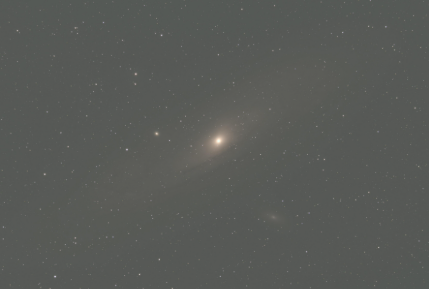
#> input picture simulations/galaxy-image.png, 429 x 289 px, found by its file name
$ python anti-redshifter.py   (older library calls are emulated)
#> lines starting #> are read from the running program, lines starting #| are printed output that depends on the picture; after the words box and inside, x2 and y2 are one past the last pixel; in counts of white or black regions, pixels touching at a corner belong together
#> the answer given: y
# HAHA THATS WHAT I CALL GLASS PANELS
# AARGH GITHUB Come ON
import numpy as np
import cv2
import os
import sys

def full_galaxy_correction(img_path, out_path):
#> called with img_path = '.venv/galaxy-image.png', out_path = '.venv/galaxy-image-antiredshifted.png'
    img_bgr = cv2.imread(img_path)
#> img_bgr is the input picture: shape (289, 429, 3); mean B, G, R 87, 90.5, 88.3
    if img_bgr is None:
        raise ValueError("Could not open image. Check the path!")

# OpenCV loads in BGR, so we use cv2.cvtColor to get RGB
    arr = cv2.cvtColor(img_bgr, cv2.COLOR_BGR2RGB).astype(np.float32)


    flat = arr.reshape(-1, 3)
    low_vals = np.percentile(flat, 2, axis=0)
#> low_vals = [85, 88, 85]
    offset = low_vals.mean()
#> offset = 86
    arr1 = arr - offset
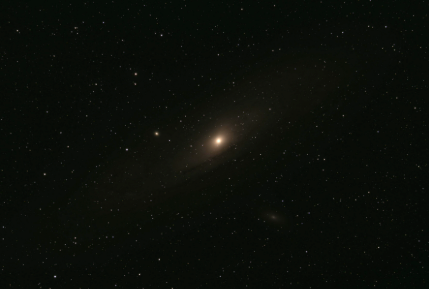
#> arr1: shape (289, 429, 3) float32; mean R, G, B 2.3, 4.5, 1; drawn with min black and max white
    arr1 = np.maximum(arr1, 0)


    arr1 = arr1 / np.max(arr1) * 255.0


    img_uint8 = np.clip(arr1, 0, 255).astype(np.uint8)
    lab = cv2.cvtColor(img_uint8, cv2.COLOR_RGB2LAB)
#> lab: shape (289, 429, 3); mean of channels 0, 1, 2 3.8, 126.9, 129.8

    L, A, B = lab[:,:,0].astype(np.float32), lab[:,:,1].astype(np.float32), lab[:,:,2].astype(np.float32)

    grad_L = np.sqrt(
        cv2.Sobel(L, cv2.CV_32F, 1, 0, 3)**2 +
        cv2.Sobel(L, cv2.CV_32F, 0, 1, 3)**2
    )
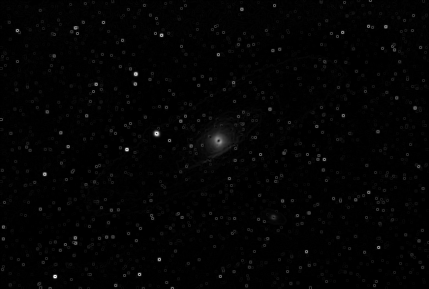
#> grad_L: shape (289, 429) float32; min 0, max 546.1, mean 8; drawn with min black and max white
    grad_C = np.sqrt(
        cv2.Laplacian(A, cv2.CV_32F)**2 +
        cv2.Laplacian(B, cv2.CV_32F)**2
    )
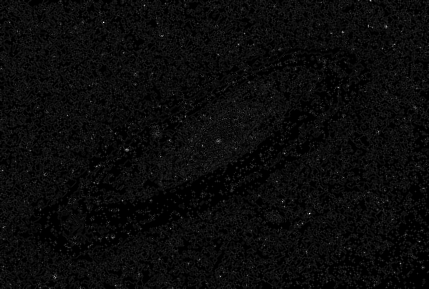
#> grad_C: shape (289, 429) float32; min 0, max 68.26, mean 2.9; drawn with min black and max white

    mask_artifact = (grad_L > 18) & (grad_C > 14)
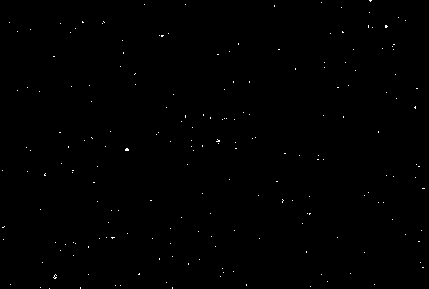
#> mask_artifact: shape (289, 429) bool; 0.24% white in thin lines or dots
    A_blur = cv2.GaussianBlur(A, (5,5), 0)
    B_blur = cv2.GaussianBlur(B, (5,5), 0)
    A[mask_artifact] = A_blur[mask_artifact]
#> A: shape (289, 429) float32; min 122, max 138, mean 126.9
    B[mask_artifact] = B_blur[mask_artifact]
#> B: shape (289, 429) float32; min 114, max 152, mean 129.8

    lab = np.stack([L, A, B], axis=2)
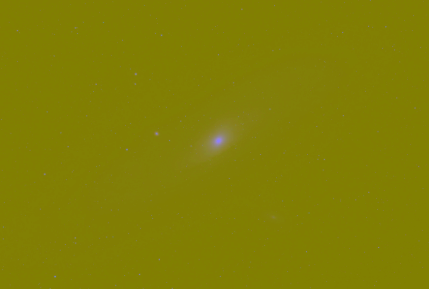
#> lab: shape (289, 429, 3) float32; mean of channels 0, 1, 2 3.8, 126.9, 129.8; drawn as B, G, R
    arr2 = cv2.cvtColor(lab.astype(np.uint8), cv2.COLOR_LAB2RGB).astype(np.float32)


    lum = 0.2126*arr2[:,:,0] + 0.7152*arr2[:,:,1] + 0.0722*arr2[:,:,2]
    bg_floor = np.percentile(lum, 3)
#> bg_floor = 1.86
    core_cut = np.percentile(lum, 97)
#> core_cut = 18.07

    disk_mask = (lum > bg_floor + 6) & (lum < core_cut)
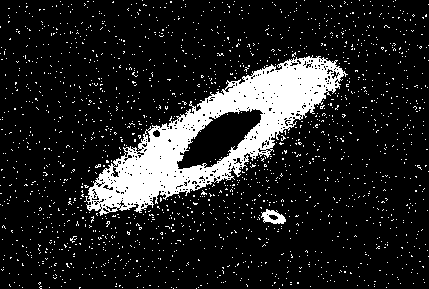
#> disk_mask: shape (289, 429) bool; 13.5% white; 1787 white regions (1785 under 20 px), largest, box (x1, y1, x2, y2) and area: (84, 55, 348, 216) 13288, (261, 209, 286, 224) 216


    warm = np.array([225, 205, 165], dtype=np.float32)
    arr2[disk_mask] *= 1.25
    arr2[disk_mask] = 0.7 * arr2[disk_mask] + 0.3 * warm
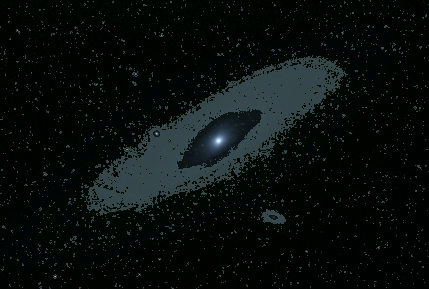
#> arr2: shape (289, 429, 3) float32; mean of channels 0, 1, 2 13.1, 14, 8.2; drawn as B, G, R

    out = np.clip(arr2, 0, 255).astype(np.uint8)
    out_bgr = cv2.cvtColor(out, cv2.COLOR_RGB2BGR)
    cv2.imwrite(out_path, out_bgr)

    return img_bgr, out


if __name__ == "__main__":
    print("Use sample image? (nahhh the fact that you cant get your own images -_-)")
    isSampleImage = input("yes or no: ")

    if isSampleImage == "no":
        print("Anti-Redshifter Tool")
        print("Paste the path to your astronomical image and press Enter.")
        sys.stdout.flush()

        input_path = input("Path: ").strip().replace("'", "").replace('"', '')

        if not os.path.exists(input_path):
            print(f"Error: Could not find file at {input_path}")
            input("Press Enter to close...")
            sys.exit()


        file_name, file_ext = os.path.splitext(input_path)
        output_path = file_name + "-antiredshifted.png"

        print("Processing... please wait...")

        try:
            orig, corrected = full_galaxy_correction(input_path, output_path)
            print(f"SUCCESS! Saved to: {output_path}")
        except Exception as eRoR:
            print(f"FAILED with error: {eRoR}")
    else:
        inputtedImage, outputtedImage = full_galaxy_correction(".venv/galaxy-image.png", ".venv/galaxy-image-antiredshifted.png")

    input("\nProcessing complete. Press Enter to exit.")
